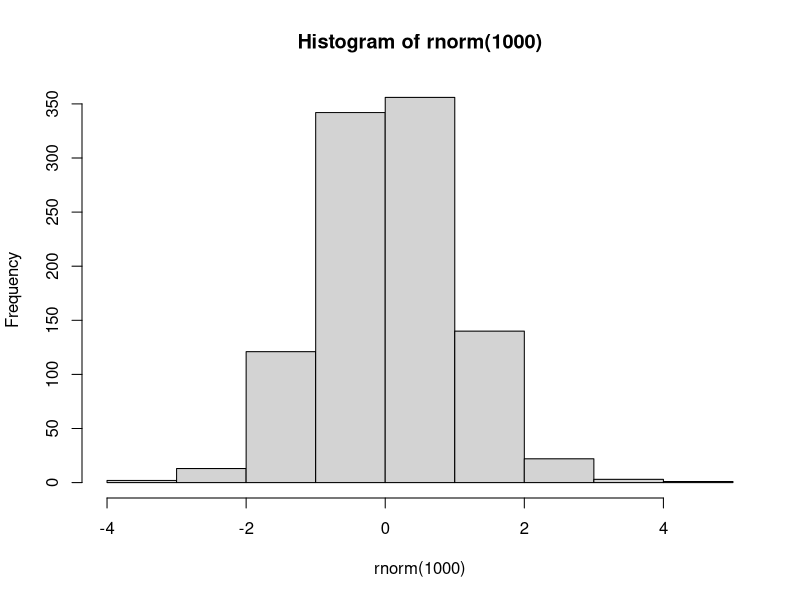

Generate this figure with R:
## ---- chunk 1
hist(rnorm(1000))
## ---- chunk 2

